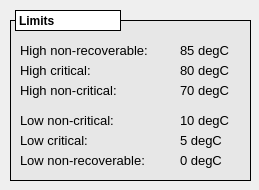
<?xml version="1.0" encoding="UTF-8"?>
<ui version="4.0">
 <class>MainWindow</class>
 <widget class="QMainWindow" name="MainWindow">
  <property name="geometry">
   <rect>
    <x>0</x>
    <y>0</y>
    <width>259</width>
    <height>190</height>
   </rect>
  </property>
  <property name="windowTitle">
   <string>Temperature ratings</string>
  </property>
  <widget class="QWidget" name="centralwidget">
   <widget class="QLabel" name="label_22">
    <property name="geometry">
     <rect>
      <x>15</x>
      <y>10</y>
      <width>106</width>
      <height>21</height>
     </rect>
    </property>
    <property name="font">
     <font>
      <weight>75</weight>
      <bold>true</bold>
     </font>
    </property>
    <property name="styleSheet">
     <string notr="true">background-color: rgb(255, 255, 255);</string>
    </property>
    <property name="frameShape">
     <enum>QFrame::Box</enum>
    </property>
    <property name="text">
     <string>Limits</string>
    </property>
   </widget>
   <widget class="caFrame" name="caframe_2">
    <property name="geometry">
     <rect>
      <x>10</x>
      <y>20</y>
      <width>241</width>
      <height>161</height>
     </rect>
    </property>
    <property name="styleSheet">
     <string notr="true">background-color: rgb(231, 231, 231);</string>
    </property>
    <property name="frameShape">
     <enum>QFrame::Box</enum>
    </property>
    <property name="frameShadow">
     <enum>QFrame::Plain</enum>
    </property>
    <property name="lineWidth">
     <number>1</number>
    </property>
    <property name="midLineWidth">
     <number>1</number>
    </property>
    <property name="background">
     <color>
      <red>0</red>
      <green>0</green>
      <blue>0</blue>
     </color>
    </property>
    <property name="backgroundMode">
     <enum>caFrame::Filled</enum>
    </property>
    <widget class="QLabel" name="label_19">
     <property name="geometry">
      <rect>
       <x>10</x>
       <y>20</y>
       <width>161</width>
       <height>20</height>
      </rect>
     </property>
     <property name="font">
      <font>
       <pointsize>10</pointsize>
      </font>
     </property>
     <property name="text">
      <string>High non-recoverable:</string>
     </property>
    </widget>
    <widget class="QLabel" name="label_20">
     <property name="geometry">
      <rect>
       <x>10</x>
       <y>40</y>
       <width>161</width>
       <height>20</height>
      </rect>
     </property>
     <property name="font">
      <font>
       <pointsize>10</pointsize>
      </font>
     </property>
     <property name="text">
      <string>High critical:</string>
     </property>
    </widget>
    <widget class="QLabel" name="label_21">
     <property name="geometry">
      <rect>
       <x>10</x>
       <y>60</y>
       <width>161</width>
       <height>20</height>
      </rect>
     </property>
     <property name="font">
      <font>
       <pointsize>10</pointsize>
      </font>
     </property>
     <property name="text">
      <string>High non-critical:</string>
     </property>
    </widget>
    <widget class="QLabel" name="label_23">
     <property name="geometry">
      <rect>
       <x>10</x>
       <y>90</y>
       <width>161</width>
       <height>20</height>
      </rect>
     </property>
     <property name="font">
      <font>
       <pointsize>10</pointsize>
      </font>
     </property>
     <property name="text">
      <string>Low non-critical:</string>
     </property>
    </widget>
    <widget class="QLabel" name="label_24">
     <property name="geometry">
      <rect>
       <x>10</x>
       <y>110</y>
       <width>161</width>
       <height>20</height>
      </rect>
     </property>
     <property name="font">
      <font>
       <pointsize>10</pointsize>
      </font>
     </property>
     <property name="text">
      <string>Low critical:</string>
     </property>
    </widget>
    <widget class="QLabel" name="label_25">
     <property name="geometry">
      <rect>
       <x>10</x>
       <y>130</y>
       <width>161</width>
       <height>20</height>
      </rect>
     </property>
     <property name="font">
      <font>
       <pointsize>10</pointsize>
      </font>
     </property>
     <property name="text">
      <string>Low non-recoverable:</string>
     </property>
    </widget>
    <widget class="QLabel" name="label_26">
     <property name="geometry">
      <rect>
       <x>170</x>
       <y>20</y>
       <width>61</width>
       <height>20</height>
      </rect>
     </property>
     <property name="font">
      <font>
       <pointsize>10</pointsize>
      </font>
     </property>
     <property name="text">
      <string>85 degC</string>
     </property>
    </widget>
    <widget class="QLabel" name="label_27">
     <property name="geometry">
      <rect>
       <x>170</x>
       <y>40</y>
       <width>61</width>
       <height>20</height>
      </rect>
     </property>
     <property name="font">
      <font>
       <pointsize>10</pointsize>
      </font>
     </property>
     <property name="text">
      <string>80 degC</string>
     </property>
    </widget>
    <widget class="QLabel" name="label_28">
     <property name="geometry">
      <rect>
       <x>170</x>
       <y>60</y>
       <width>61</width>
       <height>20</height>
      </rect>
     </property>
     <property name="font">
      <font>
       <pointsize>10</pointsize>
      </font>
     </property>
     <property name="text">
      <string>70 degC</string>
     </property>
    </widget>
    <widget class="QLabel" name="label_29">
     <property name="geometry">
      <rect>
       <x>170</x>
       <y>90</y>
       <width>61</width>
       <height>20</height>
      </rect>
     </property>
     <property name="font">
      <font>
       <pointsize>10</pointsize>
      </font>
     </property>
     <property name="text">
      <string>10 degC</string>
     </property>
    </widget>
    <widget class="QLabel" name="label_30">
     <property name="geometry">
      <rect>
       <x>170</x>
       <y>110</y>
       <width>61</width>
       <height>20</height>
      </rect>
     </property>
     <property name="font">
      <font>
       <pointsize>10</pointsize>
      </font>
     </property>
     <property name="text">
      <string>5 degC</string>
     </property>
    </widget>
    <widget class="QLabel" name="label_31">
     <property name="geometry">
      <rect>
       <x>170</x>
       <y>130</y>
       <width>61</width>
       <height>20</height>
      </rect>
     </property>
     <property name="font">
      <font>
       <pointsize>10</pointsize>
      </font>
     </property>
     <property name="text">
      <string>0 degC</string>
     </property>
    </widget>
   </widget>
   <zorder>caframe_2</zorder>
   <zorder>label_22</zorder>
  </widget>
 </widget>
 <customwidgets>
  <customwidget>
   <class>caFrame</class>
   <extends>QFrame</extends>
   <header>caFrame</header>
   <container>1</container>
  </customwidget>
 </customwidgets>
 <resources/>
 <connections/>
</ui>
